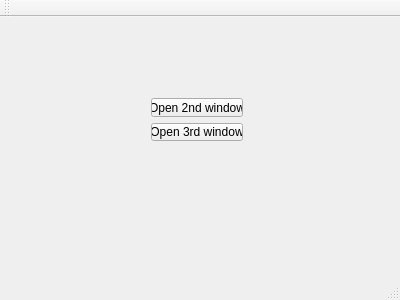
<?xml version="1.0" encoding="UTF-8"?>
<ui version="4.0">
 <class>MainWindow</class>
 <widget class="QMainWindow" name="MainWindow">
  <property name="geometry">
   <rect>
    <x>0</x>
    <y>0</y>
    <width>400</width>
    <height>300</height>
   </rect>
  </property>
  <property name="windowTitle">
   <string>MainWindow</string>
  </property>
  <widget class="QWidget" name="centralWidget">
   <widget class="QWidget" name="">
    <property name="geometry">
     <rect>
      <x>140</x>
      <y>70</y>
      <width>114</width>
      <height>65</height>
     </rect>
    </property>
    <layout class="QVBoxLayout" name="verticalLayout">
     <item>
      <widget class="QPushButton" name="pushButton">
       <property name="text">
        <string>Open 2nd window</string>
       </property>
      </widget>
     </item>
     <item>
      <widget class="QPushButton" name="pushButton_2">
       <property name="text">
        <string>Open 3rd window</string>
       </property>
      </widget>
     </item>
    </layout>
   </widget>
  </widget>
  <widget class="QMenuBar" name="menuBar">
   <property name="geometry">
    <rect>
     <x>0</x>
     <y>0</y>
     <width>400</width>
     <height>26</height>
    </rect>
   </property>
  </widget>
  <widget class="QToolBar" name="mainToolBar">
   <attribute name="toolBarArea">
    <enum>TopToolBarArea</enum>
   </attribute>
   <attribute name="toolBarBreak">
    <bool>false</bool>
   </attribute>
  </widget>
  <widget class="QStatusBar" name="statusBar"/>
 </widget>
 <layoutdefault spacing="6" margin="11"/>
 <resources/>
 <connections/>
</ui>
